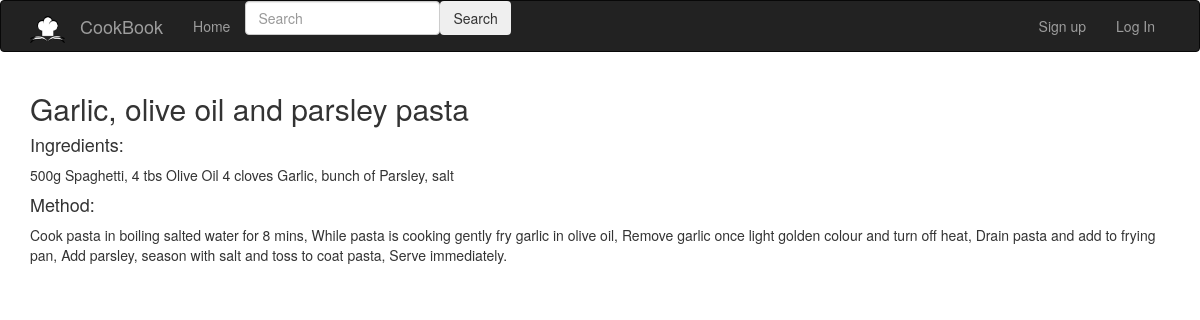
/recipe/3, run on the app's committed database.
### app/model.py (models this page shows, shortened)
class Recipe(db.Model):
    __tablename__ = 'recipes'
    id = db.Column(db.Integer, primary_key=True)
    created = db.Column(db.DateTime, default=func.now())
    title = db.Column(db.String(128), unique=True)
    ingredients = db.Column(db.Text)
    method = db.Column(db.Text)
    public = db.Column(db.Boolean)
    meal = db.Column(db.String(25))
    author_id = db.Column(db.String(64), db.ForeignKey('users.username'))

### app/main/views.py (the view)
@main.route('/recipe/<int:id>')
def recipe(id):
    recipe = Recipe.query.get_or_404(id)
    if recipe.public \
            or (not recipe.public
                and current_user.is_authenticated
                and recipe.author_id == current_user.username):
        return render_template('recipe.html', recipe=recipe)
    flash('This recipe is private')
    return redirect(url_for('main.index'))

### app/main/forms.py
class SearchForm(FlaskForm):
    searched = StringField("Searched", validators=[DataRequired()])
    submit = SubmitField("Submit")

### app/auth/views.py (called while the page is built)
@auth.before_app_request
def before_request():
    if current_user.is_authenticated \
            and not current_user.confirmed \
            and request.endpoint \
            and request.blueprint != 'auth' \
            and request.endpoint != 'static':
        return redirect(url_for('auth.unconfirmed'))

### app/main/views.py (called while the page is built)
@main.context_processor
def base():
    form = SearchForm()
    return dict(form=form)

### app/templates/recipe.html (shortened to what this page needs)
{% extends "base.html" %}
{% import "bootstrap/wtf.html" as wtf %}
{% block page_content %}
<h2>{{ recipe.title }}</h2>
<h4>Ingredients:</h4>
<p>{{ recipe.ingredients }}</p>
<h4>Method:</h4>
<p>{{ recipe.method }}</p>
{% endblock %}

### data on the page
Recipe: title "Garlic, olive oil and parsley pasta", ingredients "500g Spaghetti, 4 tbs Olive Oil 4 cloves Garlic, bunch of Parsley, salt", method "Cook pasta in boiling salted water for 8 mins, While pasta is cooking gently fry garlic in olive oil, Remove garlic once light golden colour and turn off heat, Drain pasta and add to frying pan, Add parsley, season with salt and toss to coat pasta, Serve immediately."
